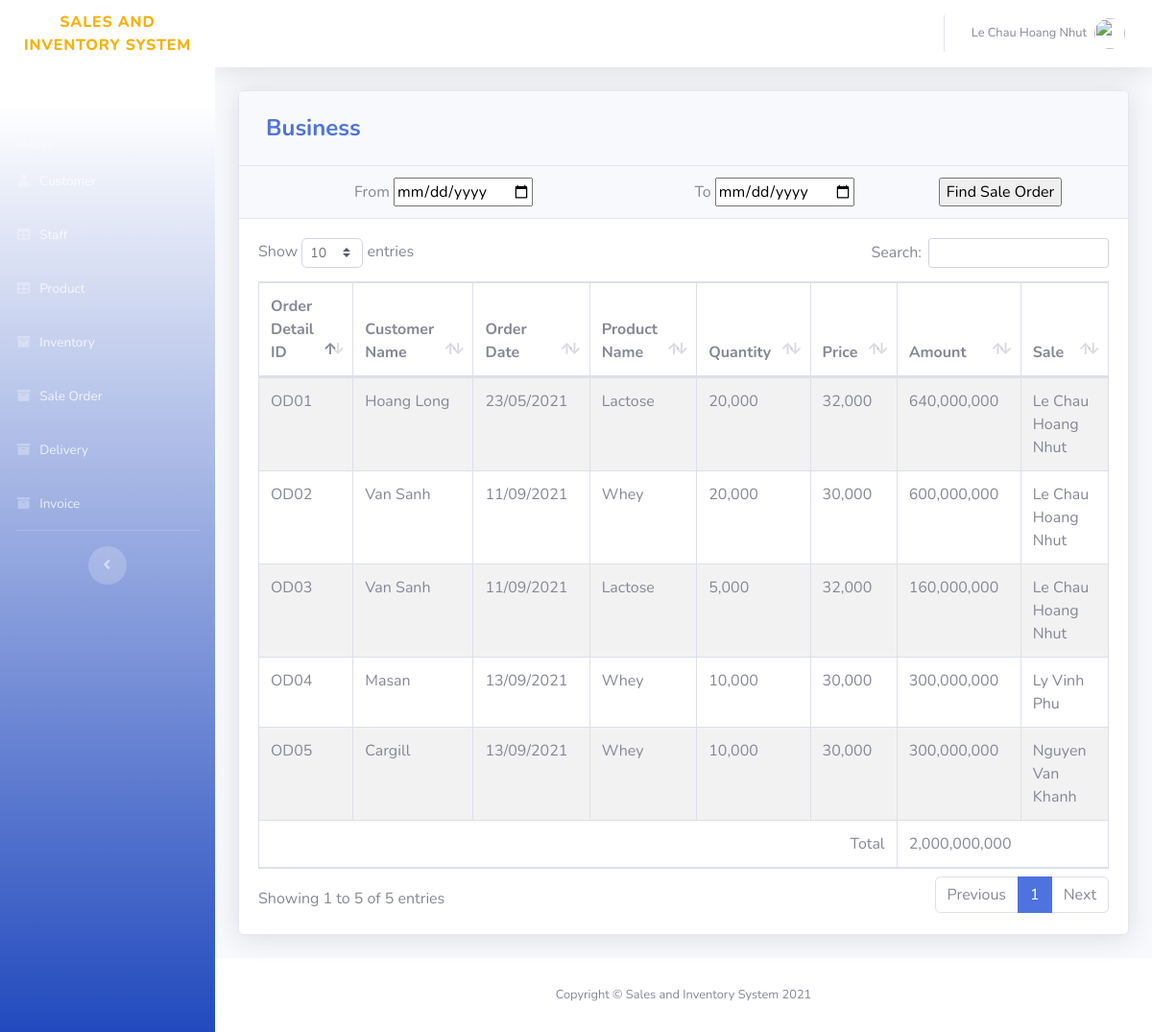
Page /SourceCode/SaleAndInventorySystem/pages/business.php (signed in) on the committed database.
### tables this page shows
CREATE TABLE `orderdetail` (
  `OrderDetail_ID` varchar(20) NOT NULL,
  `Quantity` int(11) NOT NULL,
  `Delivery_Date` date NOT NULL,
  `Amount` int(11) NOT NULL,
  `Delivery_Status` varchar(50) DEFAULT NULL,
  `Product_ID` varchar(20) DEFAULT NULL,
  `OrderMaster_ID` varchar(20) DEFAULT NULL,
  `Invoice` varchar(20) DEFAULT NULL,
  `Warehouse` varchar(20) DEFAULT NULL
);

CREATE TABLE `customer` (
  `Customer_ID` varchar(20) NOT NULL,
  `Customer_Name` varchar(50) NOT NULL,
  `Tax_Code` varchar(50) NOT NULL,
  `Address` varchar(100) NOT NULL,
  `Email` varchar(50) NOT NULL,
  `Phone` varchar(50) NOT NULL,
  `Person` varchar(50) NOT NULL,
  `Contact` varchar(50) NOT NULL,
  `Staff_ID` varchar(20) DEFAULT NULL
);

CREATE TABLE `product` (
  `Product_ID` varchar(20) NOT NULL,
  `Product_Name` varchar(50) NOT NULL,
  `Packing` varchar(50) NOT NULL,
  `Supplier` varchar(100) NOT NULL,
  `Origin` varchar(50) NOT NULL,
  `Selling_Price` int(11) NOT NULL
);

CREATE TABLE `staff` (
  `Staff_ID` varchar(20) NOT NULL,
  `Staff_Name` varchar(50) NOT NULL,
  `Staff_Email` varchar(50) NOT NULL,
  `Staff_Phone` varchar(50) NOT NULL,
  `Department` varchar(50) NOT NULL,
  `Manager_ID` varchar(20) NOT NULL,
  `Password` varchar(50) DEFAULT NULL,
  `Role_ID` varchar(20) DEFAULT NULL
);

### SourceCode/SaleAndInventorySystem/pages/business.php (the view, shortened to what this page needs)
<?php
$session = $_SESSION["Staff_ID"];
include'../includes/connection.php';
$sql = "SELECT Role_ID FROM Staff WHERE Staff_ID = '$session'";
$res = mysqli_query($conn, $sql);
$ro = mysqli_fetch_array($res);
if($ro[0] == 'AD01'){
    include'../includes/sidebar_Admin.php';
}elseif ($ro[0] == 'A01') {
    include'../includes/sidebar_Acc.php';
}elseif ($ro[0] == 'A02') {
    include'../includes/sidebar_Acc_Manager.php';
}elseif ($ro[0] == 'L01') {
    include'../includes/sidebar_Logistics.php';
}elseif ($ro[0] == 'L02') {
    include'../includes/sidebar_Logistics.php';
}elseif ($ro[0] == 'S01') {
    include'../includes/sidebar_Sale.php';
}elseif ($ro[0] == 'S02') {
    include'../includes/sidebar_Sale_Manager.php';
}
?>
<div class="card shadow mb-4">
            <div class="card-header py-3">
              <h4 class="m-2 font-weight-bold text-primary">Business</h4>
            </div>
    <div class="card-header">
        <form method="post">
        <div style="float:left; width:40%; padding-left: 100px">
            <span >From</span>
            <input type="date" name="from" required>
        </div>
        <div style="float:left; width:40%; padding-left: 100px">
            <span>To</span>
            <input type="date" name="to" required>
        </div>
            <input name="find" type="submit" value="Find Sale Order">
        </form>
    </div>
            <div class="card-body">
              <div class="table-responsive">
                <table class="table table-bordered table-hover table-striped" id="dataTable" width="100%" cellspacing="0">
               <thead>
                   <tr>
                     <th class="col-md-1" >Order Detail ID</th>
                     <th class="col-md-1" >Customer Name</th>
                     <th class="col-md-1" >Order Date</th>
                     <th class="col-md-1" >Product Name</th>
                     <th class="col-md-1" >Quantity</th>
                     <th class="col-md-1" >Price</th>
                     <th class="col-md-1" >Amount</th>
                     <th class="col-md-1" >Sale</th>
                   </tr>
               </thead>
          <tbody>
<?php
    if(isset($_POST['find'])){
    $from = $_POST['from'];
    $to = $_POST['to'];
  $query = "SELECT OrderDetail_ID, p.Product_Name, Quantity, p.Selling_Price, Amount, DATE_FORMAT(Delivery_Date, '%d/%m/%Y') AS Date, DATE_FORMAT(w.OrderMaster_Date, '%d/%m/%Y') AS Order_Date, s.Staff_Name, c.Customer_Name
            FROM OrderDetail o
            join Product p on p.Product_ID = o.Product_ID
            join OrderMaster w on w.OrderMaster_ID = o.OrderMaster_ID
            join Customer c on c.Customer_ID = w.Customer_ID
            join Staff s on s.Staff_ID = c.Staff_ID
            WHERE w.OrderMaster_Date between '$from' and '$to'";
    }else{
        $query = "SELECT OrderDetail_ID, p.Product_Name, Quantity, p.Selling_Price, Amount, DATE_FORMAT(Delivery_Date, '%d/%m/%Y') AS Date, DATE_FORMAT(w.OrderMaster_Date, '%d/%m/%Y') AS Order_Date, s.Staff_Name, c.Customer_Name
            FROM OrderDetail o
            join Product p on p.Product_ID = o.Product_ID
            join OrderMaster w on w.OrderMaster_ID = o.OrderMaster_ID
            join Customer c on c.Customer_ID = w.Customer_ID
            join Staff s on s.Staff_ID = c.Staff_ID";
    }
                $result = mysqli_query($conn, $query);
                    while ($row = mysqli_fetch_assoc($result)) {
                echo '<tr>';
                echo '<td>'. $row['OrderDetail_ID'].'</td>';
                echo '<td>'. $row['Customer_Name'].'</td>';
                echo '<td>'. $row['Order_Date'].'</td>';
                echo '<td>'. $row['Product_Name'].'</td>';
                echo '<td>'. number_format($row['Quantity']).'</td>';
                echo '<td>'. number_format($row['Selling_Price']).'</td>';
                echo '<td>'. number_format($row['Amount']).'</td>';
                echo '<td>'. $row['Staff_Name'].'</td>';
                echo '</tr>';
                    }
?>
                </tbody>
                    <tfoot>
<?php if(isset($_POST['find'])){
    $from = $_POST['from'];
    $to = $_POST['to'];
  $query = "SELECT  SUM(Amount) AS total
            FROM OrderDetail o
            join Product p on p.Product_ID = o.Product_ID
            join OrderMaster w on w.OrderMaster_ID = o.OrderMaster_ID
            join Customer c on c.Customer_ID = w.Customer_ID
            join Staff s on s.Staff_ID = c.Staff_ID
            WHERE w.OrderMaster_Date between '$from' and '$to'";
    }else{
        $query = "SELECT SUM(Amount) AS total
            FROM OrderDetail o
            join Product p on p.Product_ID = o.Product_ID
            join OrderMaster w on w.OrderMaster_ID = o.OrderMaster_ID
            join Customer c on c.Customer_ID = w.Customer_ID
            join Staff s on s.Staff_ID = c.Staff_ID";
    }
                $result = mysqli_query($conn, $query);
                    $row = mysqli_fetch_assoc($result);
                        echo'<tr>';
                        echo'<td colspan="6" style="text-align:right"> Total </td>';
                         echo'<td colspan="2">'. number_format($row['total']).'</td>';
                         echo'</tr>';
    ?>
                    </tfoot>
                 </table>
              </div>
            </div>
        </div>
<?php
include'../includes/footer.php';
?>

### SourceCode/SaleAndInventorySystem/includes/sidebar_Sale.php (shortened to what this page needs)
<!DOCTYPE html>
<html lang="en">
<head>
  <link href="../vendor/fontawesome-free/css/all.min.css" rel="stylesheet" type="text/css">
  <link href="../css/sb-admin-2.min.css" rel="stylesheet">
  <link href="../vendor/datatables/dataTables.bootstrap4.min.css" rel="stylesheet">
</head>
<body id="page-top">
  <div id="wrapper">
    <ul class="navbar-nav bg-gradient-primary sidebar sidebar-dark accordion" id="accordionSidebar">
      <a class="sidebar-brand d-flex align-items-center justify-content-center" >
        <div class="sidebar-brand-text">
          <div style="color: #f4b30d">Sales and Inventory System </div>
        </div>
      </a>
      <hr class="sidebar-divider my-0">
      <li class="nav-item">
        <a class="nav-link" href="Sale_Exe.php">
          <i class="fas fa-fw fa-home"></i>
          <span>Home</span></a>
      </li>
      <hr class="sidebar-divider">
      <div class="sidebar-heading">
      </div>
      <li class="nav-item">
        <a class="nav-link" href="customer_view.php">
          <i class="fas fa-fw fa-user"></i>
          <span>Customer</span></a>
      </li>
      <li class="nav-item">
        <a class="nav-link" href="employee_view.php">
          <i class="fas fa-fw fa-table"></i>
          <span>Staff</span></a>
      </li>
      <li class="nav-item">
        <a class="nav-link" href="product_view.php">
          <i class="fas fa-fw fa-table"></i>
          <span>Product</span></a>
      </li>
      <li class="nav-item">
        <a class="nav-link" href="inventory_view.php">
          <i class="fas fa-fw fa-archive"></i>
          <span>Inventory</span></a>
      </li>
      <li class="nav-item">
        <a class="nav-link" href="order.php">
          <i class="fas fa-fw fa-archive"></i>
          <span>Sale Order</span></a>
      </li>
      <li class="nav-item">
        <a class="nav-link" href="delivery_view.php">
          <i class="fas fa-fw fa-archive"></i>
          <span>Delivery</span></a>
      </li>
      <li class="nav-item">
        <a class="nav-link" href="invoice_view.php">
          <i class="fas fa-fw fa-archive"></i>
          <span>Invoice</span></a>
      </li>
      <hr class="sidebar-divider d-none d-md-block">
      <div class="text-center d-none d-md-inline">
        <button class="rounded-circle border-0" id="sidebarToggle"></button>
      </div>
    </ul>
    <?php include_once 'topbar.php'; ?>

### SourceCode/SaleAndInventorySystem/includes/topbar.php (shortened to what this page needs)
<div id="content-wrapper" class="d-flex flex-column">
  <div id="content">
    <nav class="navbar navbar-expand navbar-light bg-white topbar mb-4 static-top shadow">
      <ul class="navbar-nav ml-auto">
        <li class="nav-item dropdown no-arrow">
          <a class="nav-link dropdown-toggle" href="#" id="userDropdown" role="button" data-toggle="dropdown" aria-haspopup="true" aria-expanded="false">
            <span class="mr-2 d-none d-lg-inline text-gray-600 small"><?php echo  $_SESSION["Staff_Name"] ;?></span>
            <img class="img-profile rounded-circle" src="https://encrypted-tbn0.gstatic.com/images?q=tbn:ANd9GcTS0rikanm-OEchWDtCAWQ_s1hQq1nOlQUeJr242AdtgqcdEgm0Dg">
          </a>
        </li>
      </ul>
    </nav>
    <div class="container-fluid">

### SourceCode/SaleAndInventorySystem/includes/footer.php (shortened to what this page needs)
        </div>
      </div>
      <footer class="sticky-footer bg-white">
        <div class="container my-auto">
          <div class="copyright text-center my-auto">
              <span>Copyright © Sales and Inventory System 2021</span>
          </div>
        </div>
      </footer>
    </div>
  </div>
</body>
</html>

### rows in the picture
orderdetail: OrderDetail_ID "OD01", customer.Customer_Name "Hoang Long", Order_Date "23/05/2021", Product_ID.Product_Name "Lactose", Quantity "20,000", Product_ID.Selling_Price "32,000", Amount "640,000,000", staff.Staff_Name "Le Chau Hoang Nhut"
orderdetail: OrderDetail_ID "OD02", customer.Customer_Name "Van Sanh", Order_Date "11/09/2021", Product_ID.Product_Name "Whey", Quantity "20,000", Product_ID.Selling_Price "30,000", Amount "600,000,000", staff.Staff_Name "Le Chau Hoang Nhut"
orderdetail: OrderDetail_ID "OD03", customer.Customer_Name "Van Sanh", Order_Date "11/09/2021", Product_ID.Product_Name "Lactose", Quantity "5,000", Product_ID.Selling_Price "32,000", Amount "160,000,000", staff.Staff_Name "Le Chau Hoang Nhut"
orderdetail: OrderDetail_ID "OD04", customer.Customer_Name "Masan", Order_Date "13/09/2021", Product_ID.Product_Name "Whey", Quantity "10,000", Product_ID.Selling_Price "30,000", Amount "300,000,000", staff.Staff_Name "Ly Vinh Phu"
orderdetail: OrderDetail_ID "OD05", customer.Customer_Name "Cargill", Order_Date "13/09/2021", Product_ID.Product_Name "Whey", Quantity "10,000", Product_ID.Selling_Price "30,000", Amount "300,000,000", staff.Staff_Name "Nguyen Van Khanh"

### other values in the picture
$_SESSION["Staff_Name"] "Le Chau Hoang Nhut"
$row['total'] "2,000,000,000"
